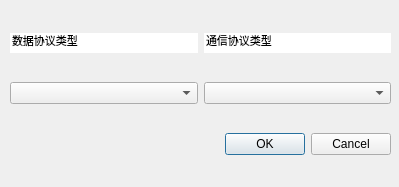
<?xml version="1.0" encoding="UTF-8"?>
<ui version="4.0">
 <class>InitDataSystemProtocol</class>
 <widget class="QDialog" name="InitDataSystemProtocol">
  <property name="geometry">
   <rect>
    <x>0</x>
    <y>0</y>
    <width>399</width>
    <height>187</height>
   </rect>
  </property>
  <property name="windowTitle">
   <string>选择协议</string>
  </property>
  <widget class="QWidget" name="gridLayoutWidget">
   <property name="geometry">
    <rect>
     <x>10</x>
     <y>10</y>
     <width>381</width>
     <height>171</height>
    </rect>
   </property>
   <layout class="QGridLayout" name="gridLayout">
    <item row="0" column="1">
     <widget class="QLineEdit" name="lineEdit_2">
      <property name="font">
       <font>
        <pointsize>8</pointsize>
       </font>
      </property>
      <property name="text">
       <string notr="true">通信协议类型</string>
      </property>
      <property name="frame">
       <bool>false</bool>
      </property>
     </widget>
    </item>
    <item row="1" column="0">
     <widget class="QComboBox" name="comboBox"/>
    </item>
    <item row="1" column="1">
     <widget class="QComboBox" name="comboBox_2"/>
    </item>
    <item row="0" column="0">
     <widget class="QLineEdit" name="lineEdit">
      <property name="enabled">
       <bool>true</bool>
      </property>
      <property name="font">
       <font>
        <pointsize>8</pointsize>
       </font>
      </property>
      <property name="text">
       <string notr="true">数据协议类型</string>
      </property>
      <property name="frame">
       <bool>false</bool>
      </property>
      <property name="placeholderText">
       <string/>
      </property>
     </widget>
    </item>
    <item row="2" column="1">
     <widget class="QDialogButtonBox" name="buttonBox">
      <property name="orientation">
       <enum>Qt::Horizontal</enum>
      </property>
      <property name="standardButtons">
       <set>QDialogButtonBox::Cancel|QDialogButtonBox::Ok</set>
      </property>
     </widget>
    </item>
   </layout>
  </widget>
 </widget>
 <resources/>
 <connections>
  <connection>
   <sender>buttonBox</sender>
   <signal>accepted()</signal>
   <receiver>InitDataSystemProtocol</receiver>
   <slot>accept()</slot>
   <hints>
    <hint type="sourcelabel">
     <x>248</x>
     <y>254</y>
    </hint>
    <hint type="destinationlabel">
     <x>157</x>
     <y>274</y>
    </hint>
   </hints>
  </connection>
  <connection>
   <sender>buttonBox</sender>
   <signal>rejected()</signal>
   <receiver>InitDataSystemProtocol</receiver>
   <slot>reject()</slot>
   <hints>
    <hint type="sourcelabel">
     <x>316</x>
     <y>260</y>
    </hint>
    <hint type="destinationlabel">
     <x>286</x>
     <y>274</y>
    </hint>
   </hints>
  </connection>
 </connections>
</ui>
